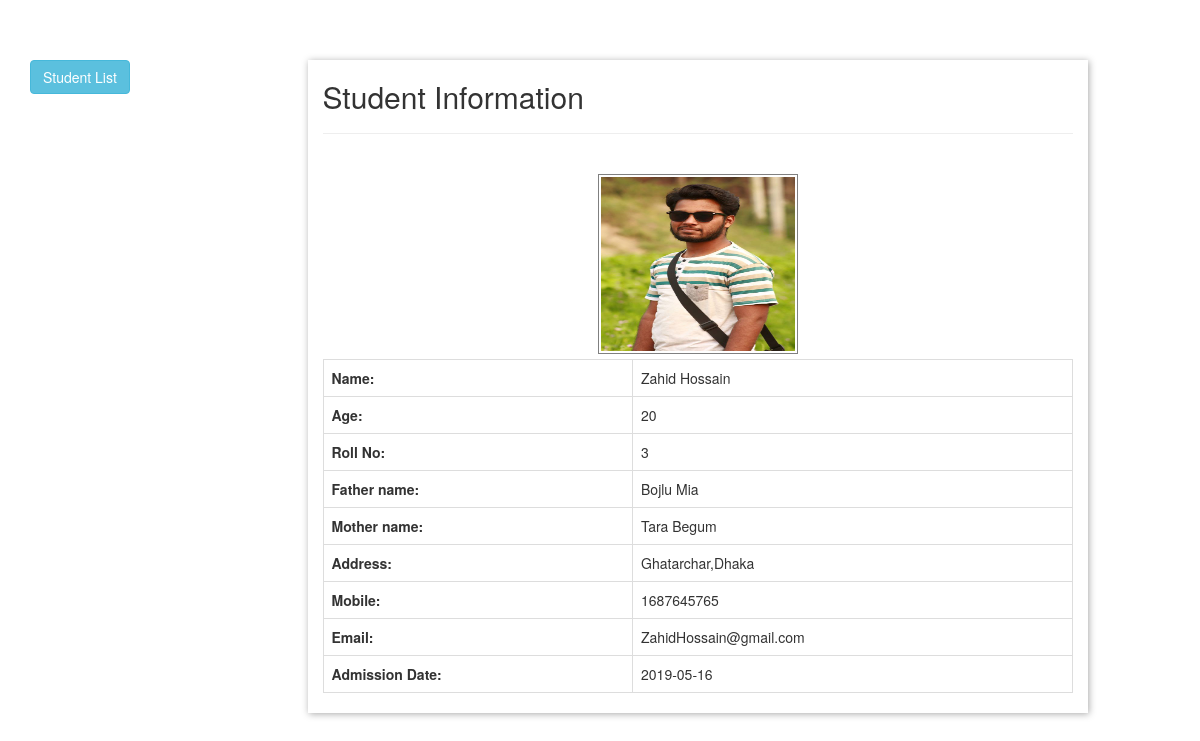
The page /show.php?ID=15 on the database its author committed.
### tables this page shows
CREATE TABLE `students` (
  `ID` int(11) NOT NULL,
  `name` varchar(250) NOT NULL,
  `age` int(20) NOT NULL,
  `fname` varchar(250) NOT NULL,
  `mname` varchar(250) NOT NULL,
  `roll` int(80) NOT NULL,
  `address` varchar(250) NOT NULL,
  `mobile` int(150) NOT NULL,
  `email` varchar(250) NOT NULL,
  `image` varchar(250) NOT NULL,
  `date` text NOT NULL
);

### show.php (the view, shortened to what this page needs)
<?php
$ID=$_GET['ID'];
$con=mysqli_connect('localhost','root','','ashiq');
$sql="SELECT * FROM students where ID=$ID";
$result=mysqli_query($con,$sql);
$std=mysqli_fetch_assoc($result);
?>
<!DOCTYPE html>
<html>
<head>
	<link rel="stylesheet" type="text/css" href="css/style.css">
	<link rel="stylesheet" type="text/css" href="css/bootstrap.min.css">
</head>
<body>
	<br><br><br>
<div class="container">
	<div class="row">
<div class="col-md-3"><a class=" btn btn-info" href="index.php">Student List</a></div>
<div class="col-md-8" style="box-shadow:1px 1px 7px #aaa;">
	<h2 class="center">Student Information</h2><hr>
	<br>
	<div class="text-center">
  <img src="<?php echo 'uploads/'.$std['image'];?>" class="rounded"  height='180' width='200' style="margin-bottom:5px; border:1px solid gray; padding:2px;">
</div>
<table class="table table-bordered"  >
<tr><th>Name:</th>
	<td><?php echo $std['name'];?></td>
</tr>
<tr><th>Age:</th>
	<td><?php echo $std['age'];?></td>
</tr>
<tr><th>Roll No:</th>
	<td><?php echo $std['roll'];?></td>
</tr>
<tr><th>Father name:</th>
	<td><?php echo $std['fname'];?></td>
</tr>
<tr><th>Mother name:</th>
	<td><?php echo $std['mname'];?></td>
</tr>
<tr><th>Address:</th>
	<td><?php echo $std['address'];?></td>
</tr>
<tr><th>Mobile:</th>
	<td><?php echo $std['mobile'];?></td>
</tr>
<tr><th>Email:</th>
	<td><?php echo $std['email'];?></td>
</tr>
<tr><th>Admission Date:</th>
	<td><?php echo $std['date'];?></td>
</tr>
</table>
</div>
</div>
</div>
</body>
</html>

### rows shown on the page
students: image (picture), name "Zahid Hossain", age "20", roll "3", fname "Bojlu Mia", mname "Tara Begum", address "Ghatarchar,Dhaka", mobile "1687645765", email "ZahidHossain@gmail.com", date "2019-05-16"
